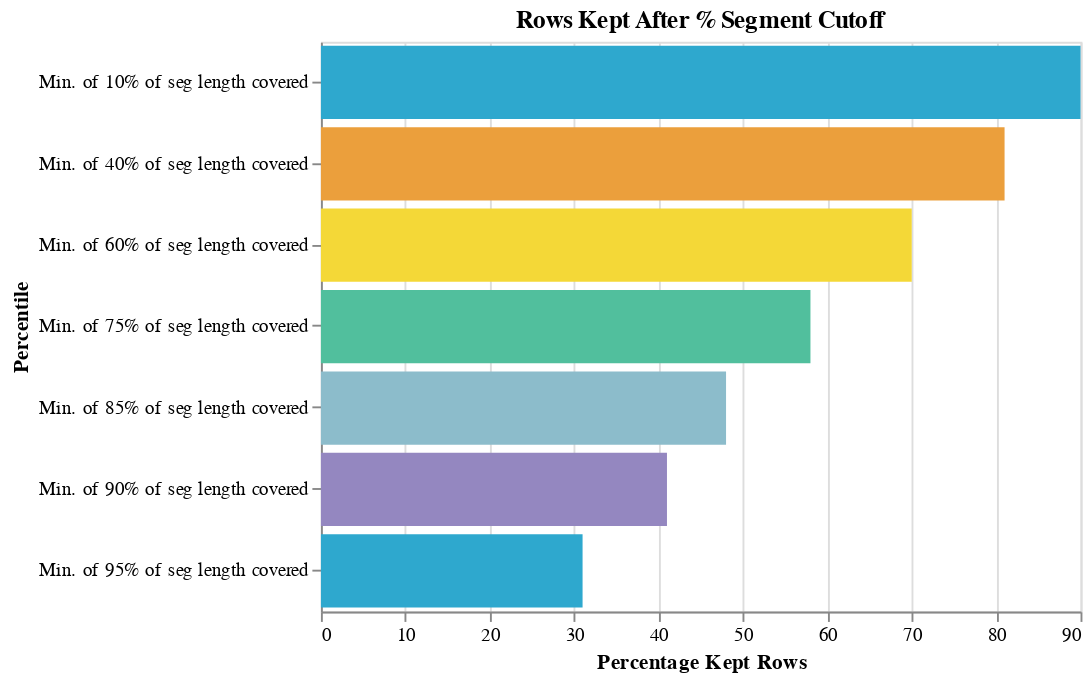

This figure's notebook cell:
### Code cell
bar_chart(test, 'Percentage Kept Rows','Percentile', 'Rows Kept After % Segment Cutoff')

### Figure 1 — Vega-Lite specification as saved in the notebook (floating-point values rounded to 4 significant figures)
{"config": {"view": {"continuousWidth": 300, "continuousHeight": 300}}, "data": {"name": "data-aa1d849299806c8207b1fa963259d464"}, "mark": {"type": "bar"}, "encoding": {"color": {"field": "Percentile", "legend": null, "scale": {"range": ["#2EA8CE", "#EB9F3C", "#F4D837", "#51BF9D", "#8CBCCB", "#9487C0"]}, "type": "nominal"}, "tooltip": [{"field": "Percentile", "type": "nominal"}, {"field": "N Rows", "type": "quantitative"}, {"field": "Mean Speed Mph", "type": "quantitative"}, {"field": "N Kept Routes", "type": "quantitative"}, {"field": "N Kept Trips", "type": "quantitative"}, {"field": "N Kept Operators", "type": "quantitative"}, {"field": "Percentage Kept Rows", "type": "quantitative"}, {"field": "Percentage Kept Trips", "type": "quantitative"}, {"field": "Percentage Kept Routes", "type": "quantitative"}], "x": {"field": "Percentage Kept Rows", "type": "quantitative"}, "y": {"field": "Percentile", "type": "nominal"}}, "height": 300, "title": "Rows Kept After % Segment Cutoff", "width": 400, "$schema": "https://vega.github.io/schema/vega-lite/v5.8.0.json", "datasets": {"data-aa1d849299806c8207b1fa963259d464": [{"Percentile": "Min. of 10% of seg length covered", "N Rows": 2026035, "Mean Speed Mph": 11.8, "N Kept Routes": 4080, "N Kept Trips": 65939, "N Kept Operators": 74, "Percentage Kept Rows": 90.0, "Percentage Kept Trips": 100.0, "Percentage Kept Routes": 100.0}, {"Percentile": "Min. of 40% of seg length covered", "N Rows": 1820711, "Mean Speed Mph": 12.3, "N Kept Routes": 4066, "N Kept Trips": 65709, "N Kept Operators": 74, "Percentage Kept Rows": 81.0, "Percentage Kept Trips": 99.0, "Percentage Kept Routes": 99.0}, {"Percentile": "Min. of 60% of seg length covered", "N Rows": 1573312, "Mean Speed Mph": 12.2, "N Kept Routes": 4055, "N Kept Trips": 65424, "N Kept Operators": 74, "Percentage Kept Rows": 70.0, "Percentage Kept Trips": 99.0, "Percentage Kept Routes": 99.0}, {"Percentile": "Min. of 75% of seg length covered", "N Rows": 1308198, "Mean Speed Mph": 11.8, "N Kept Routes": 4039, "N Kept Trips": 64949, "N Kept Operators": 74, "Percentage Kept Rows": 58.0, "Percentage Kept Trips": 98.0, "Percentage Kept Routes": 99.0}, {"Percentile": "Min. of 85% of seg length covered", "N Rows": 1070347, "Mean Speed Mph": 11.5, "N Kept Routes": 4019, "N Kept Trips": 64120, "N Kept Operators": 74, "Percentage Kept Rows": 48.0, "Percentage Kept Trips": 97.0, "Percentage Kept Routes": 98.0}, {"Percentile": "Min. of 90% of seg length covered", "N Rows": 914280, "Mean Speed Mph": 11.2, "N Kept Routes": 3987, "N Kept Trips": 63142, "N Kept Operators": 74, "Percentage Kept Rows": 41.0, "Percentage Kept Trips": 95.0, "Percentage Kept Routes": 98.0}, {"Percentile": "Min. of 95% of seg length covered", "N Rows": 698923, "Mean Speed Mph": 10.8, "N Kept Routes": 3917, "N Kept Trips": 61293, "N Kept Operators": 74, "Percentage Kept Rows": 31.0, "Percentage Kept Trips": 93.0, "Percentage Kept Routes": 96.0}]}}
